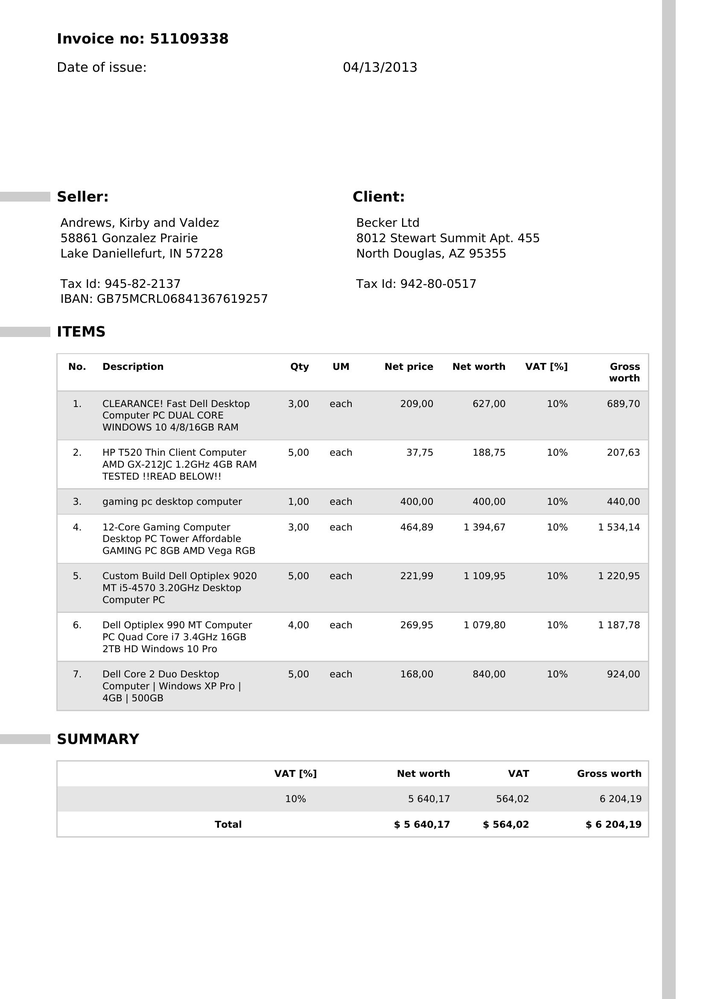
#> input picture data/image.png, 706 x 999 px, shrunk from 1654 x 2339 before the run
$ python -i preprocess.py   (imports and definitions only)
#> lines starting #> are read from the running program, lines starting #| are printed output that depends on the picture; after the words box and inside, x2 and y2 are one past the last pixel; in counts of white or black regions, pixels touching at a corner belong together
#> further down, picture is the input picture: shape (999, 706, 3); min 0, max 255, mean 243.4
import cv2
import numpy as np

def preprocess_image(pil_image):
    img = np.array(pil_image)
    gray = cv2.cvtColor(img, cv2.COLOR_BGR2GRAY)
    gray = cv2.medianBlur(gray, 3)
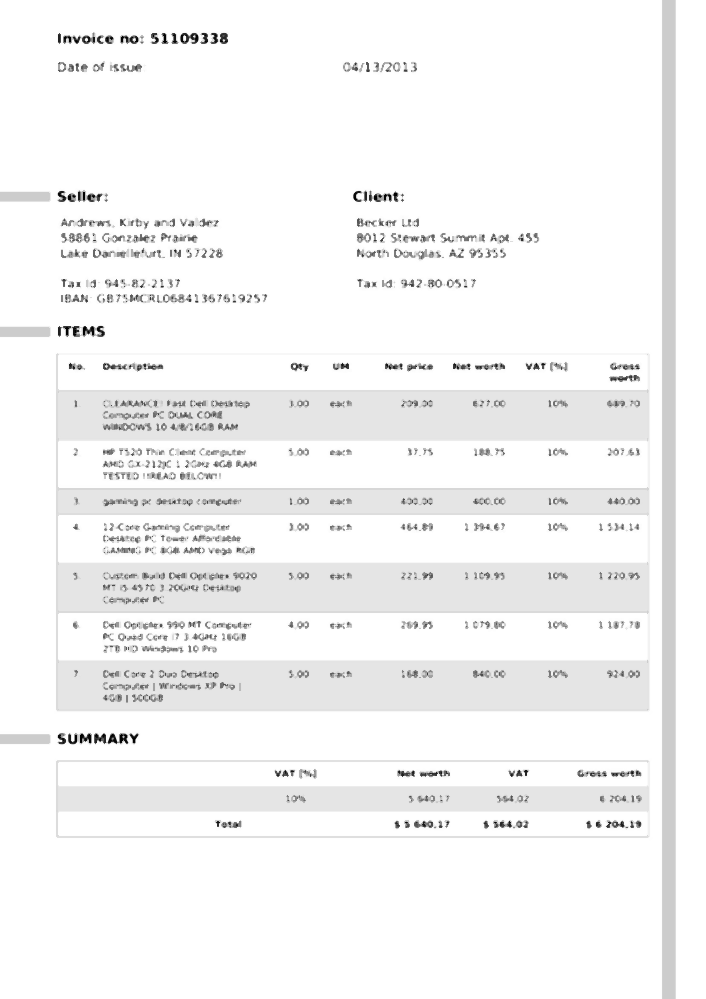
#> gray: shape (999, 706); min 0, max 255, mean 244.9
    thresh = cv2.threshold(gray, 0, 255, cv2.THRESH_BINARY + cv2.THRESH_OTSU)[1]
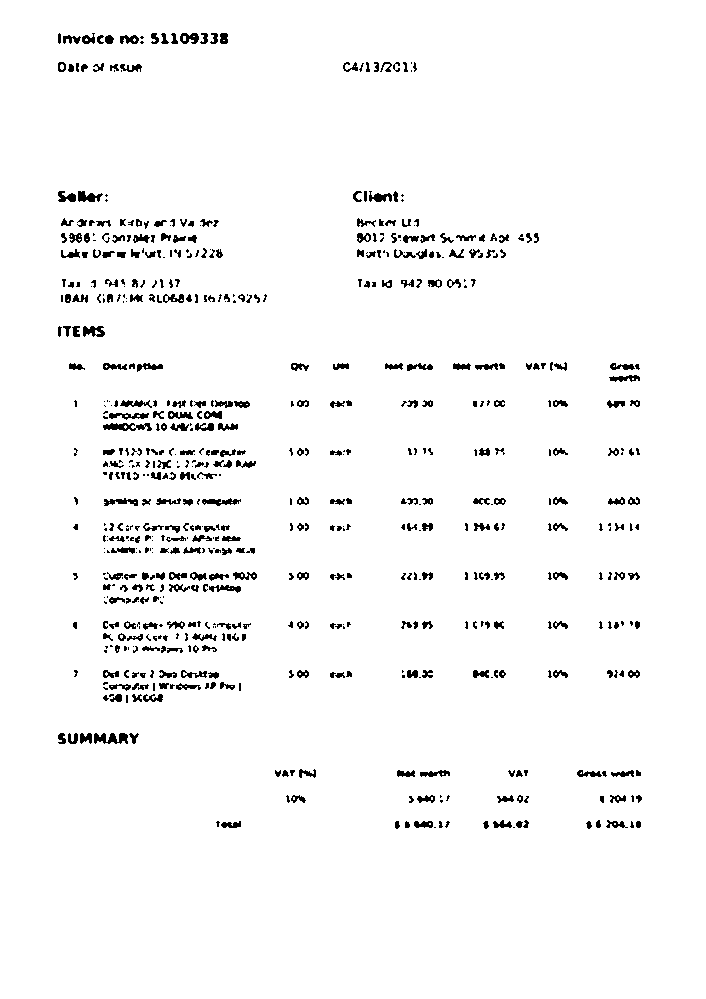
#> thresh: shape (999, 706); 96.8% white; 661 black regions (265 under 20 px), largest, box (x1, y1, x2, y2) and area: (103, 423, 152, 431) 248, (94, 733, 128, 744) 248, (78, 191, 103, 202) 173
    return thresh

>>> import cv2
>>> picture = cv2.imread('../../data/image.png')
>>> result = preprocess_image(picture)
